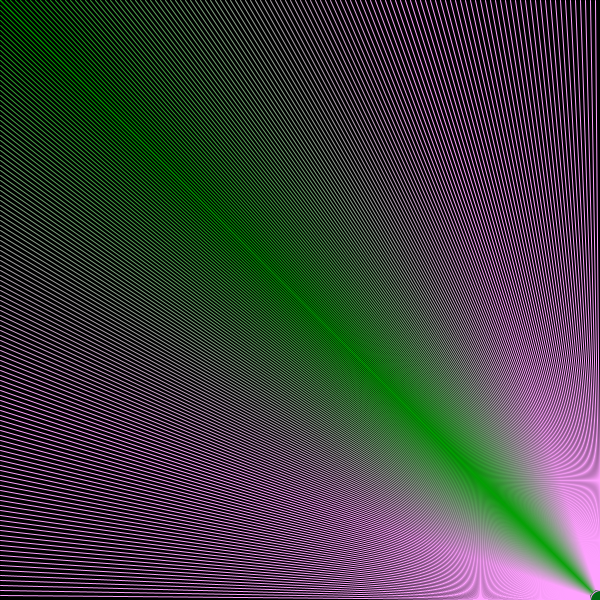
Frame 1 (no input)
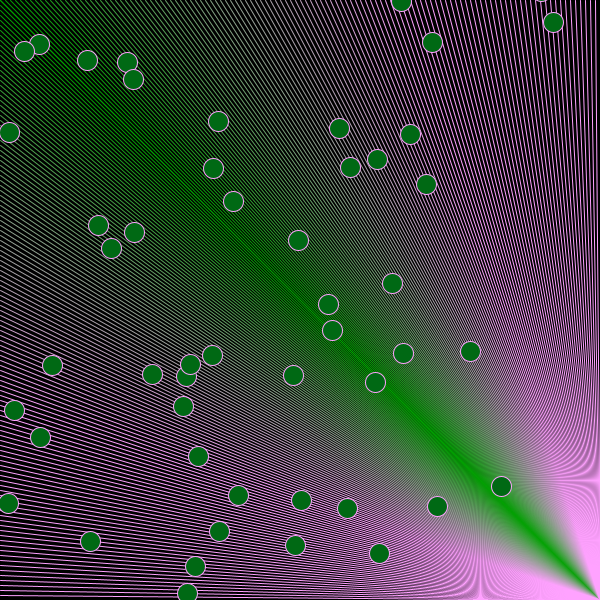
Frame 60 (the mouse pressed at the canvas centre just before this capture)
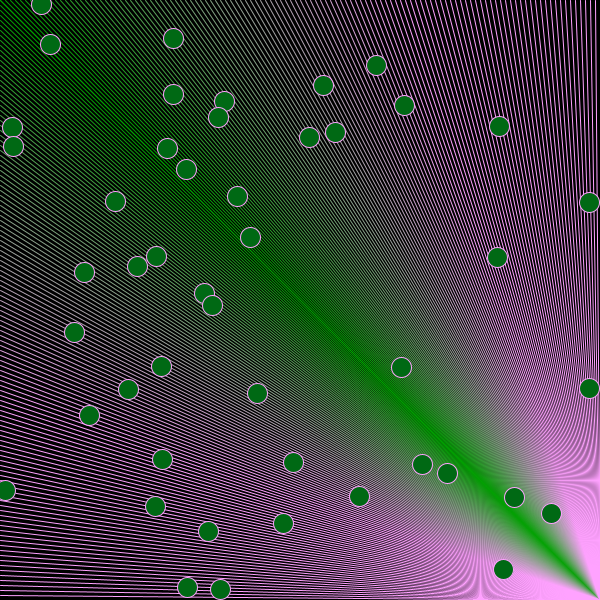
Frame 120 (the mouse held since frame 60 and released just before this capture)

The Processing sketch that drew these frames (run headless with seeded random() and noise(); from frame 60 on, the mouse is pressed at the canvas centre):

// Processing sketch: processing_98916
// ── processing_98916.pde

int totalBoles = 50;
float[] pX = new float[totalBoles];
float[] pY = new float[totalBoles];
float[] vX = new float[totalBoles];
float[] vY = new float[totalBoles];

void setup() {
size(600, 600);
stroke(108,255,244);
colorMode(RGB,400);
fill(random(0),random(255),random(123));


for (int i=0; i < totalBoles; i++) {
    pX[i] = random(width,600);
    pY[i] = random(height,600);
    vX[i] = random(-20, 20);
    vY[i] = random(-20, 20);
  }

}

void draw() {
  dibuixa_fons();
  for (int i=0; i < totalBoles; i++) {
    posiciona_elements(pX[i],pY[i]);
    actualitza_posicions(i);
  }
}

void dibuixa_fons(){ 
background(0);
for (int i=0; i<600; i = i +5) {
  stroke(i,255,i);
line(600,600, width, i);
line(600,600, 0,i);
line(600,600, i, width);
line(600,600, i,0);
}
}
void posiciona_elements(float pX, float pY){
   ellipse(pX, pY, 20, 20);
  }
  
  void actualitza_posicions(int i){
// for (int i=0; i < totalBoles; i++) {

    pX[i] = pX[i] + vX[i];
    pY[i] = pY[i] + vY[i];

    
    if (pX[i] < 0 || pX[i] > width) {
      vX[i] = -vX[i];
    }
    if (pY[i] < 0 || pY[i] > height) {
      vY[i] = -vY[i];
    }
    
 
}
